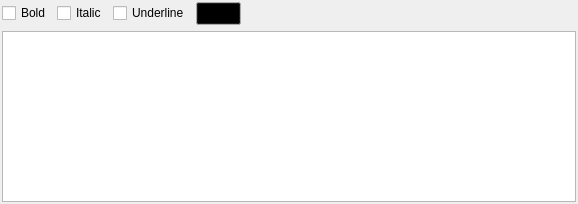
<?xml version="1.0" encoding="UTF-8"?>
<ui version="4.0">
 <class>TextboxWidget</class>
 <widget class="QWidget" name="TextboxWidget">
  <property name="geometry">
   <rect>
    <x>0</x>
    <y>0</y>
    <width>578</width>
    <height>204</height>
   </rect>
  </property>
  <property name="windowTitle">
   <string>Form</string>
  </property>
  <layout class="QGridLayout" name="caixatexto_grid">
   <property name="margin">
    <number>2</number>
   </property>
   <property name="spacing">
    <number>6</number>
   </property>
   <item row="0" column="0">
    <layout class="QHBoxLayout" name="horizontalLayout_2">
     <item>
      <widget class="QCheckBox" name="bold_chk">
       <property name="text">
        <string>Bold</string>
       </property>
      </widget>
     </item>
     <item>
      <widget class="QCheckBox" name="italic_chk">
       <property name="text">
        <string>Italic</string>
       </property>
      </widget>
     </item>
     <item>
      <widget class="QCheckBox" name="underline_chk">
       <property name="text">
        <string>Underline</string>
       </property>
      </widget>
     </item>
    </layout>
   </item>
   <item row="0" column="3">
    <spacer name="horizontalSpacer">
     <property name="orientation">
      <enum>Qt::Horizontal</enum>
     </property>
     <property name="sizeHint" stdset="0">
      <size>
       <width>365</width>
       <height>21</height>
      </size>
     </property>
    </spacer>
   </item>
   <item row="1" column="0" colspan="5">
    <widget class="QPlainTextEdit" name="text_txt">
     <property name="plainText">
      <string/>
     </property>
    </widget>
   </item>
   <item row="0" column="1">
    <widget class="QToolButton" name="color_select_tb">
     <property name="minimumSize">
      <size>
       <width>45</width>
       <height>23</height>
      </size>
     </property>
     <property name="maximumSize">
      <size>
       <width>45</width>
       <height>23</height>
      </size>
     </property>
     <property name="palette">
      <palette>
       <active>
        <colorrole role="Button">
         <brush brushstyle="SolidPattern">
          <color alpha="255">
           <red>0</red>
           <green>0</green>
           <blue>0</blue>
          </color>
         </brush>
        </colorrole>
       </active>
       <inactive>
        <colorrole role="Button">
         <brush brushstyle="SolidPattern">
          <color alpha="255">
           <red>0</red>
           <green>0</green>
           <blue>0</blue>
          </color>
         </brush>
        </colorrole>
       </inactive>
       <disabled>
        <colorrole role="Button">
         <brush brushstyle="SolidPattern">
          <color alpha="255">
           <red>0</red>
           <green>0</green>
           <blue>0</blue>
          </color>
         </brush>
        </colorrole>
       </disabled>
      </palette>
     </property>
     <property name="text">
      <string/>
     </property>
    </widget>
   </item>
  </layout>
 </widget>
 <resources/>
 <connections/>
</ui>
